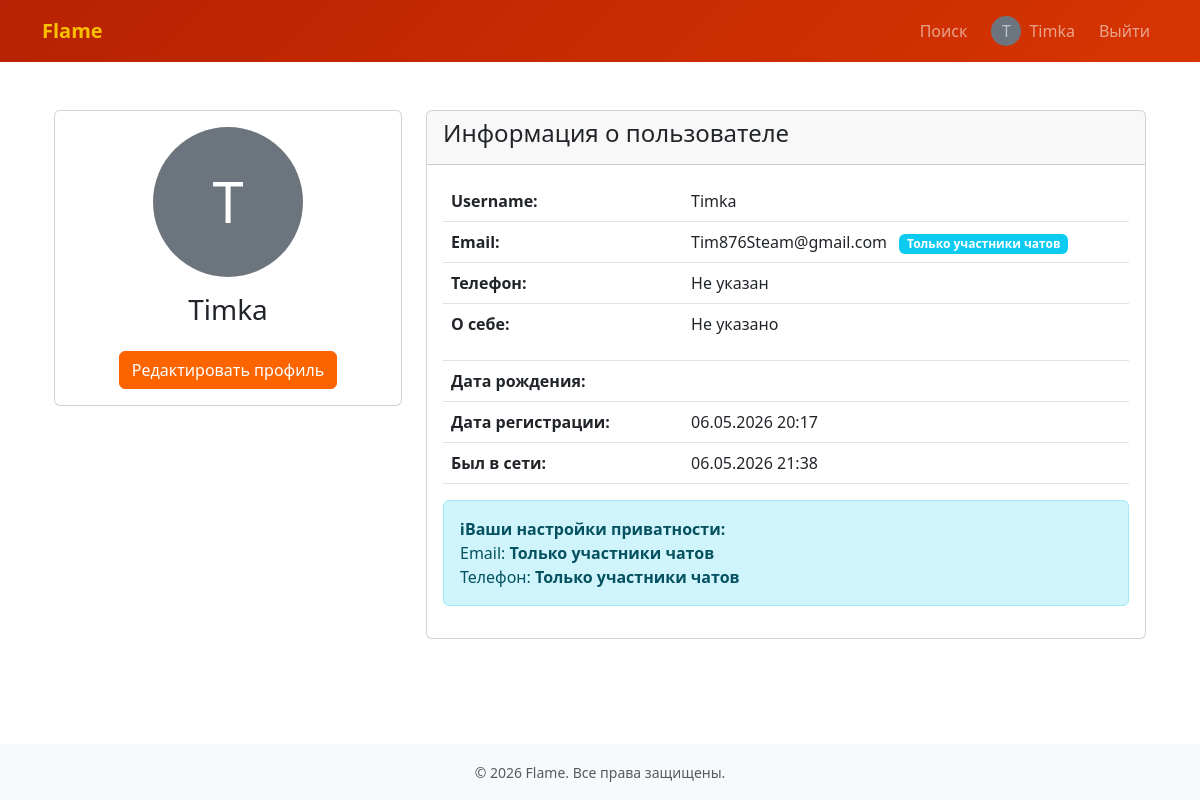
The app's page /profile/ (signed in), older data.
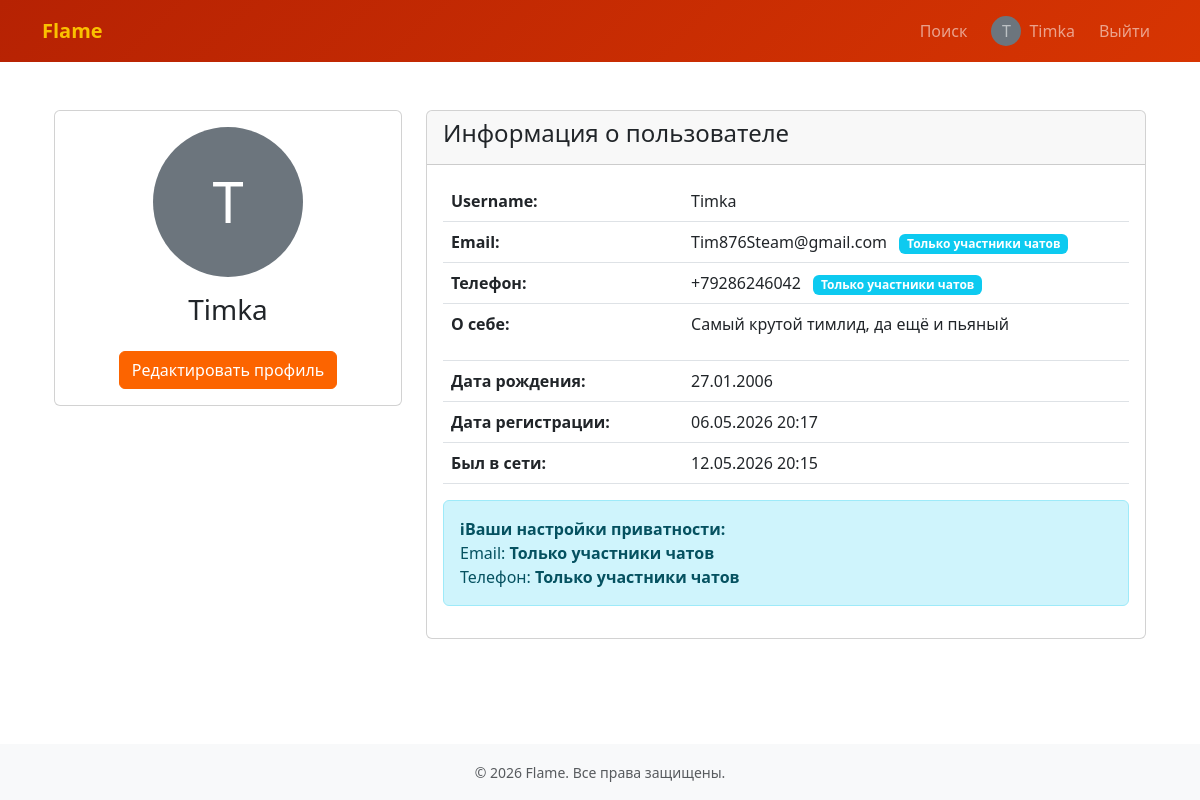
The same page, newer data.
### users/models.py (models this page shows, shortened)
class CustomUser(AbstractUser):
    email = models.EmailField(unique=True, verbose_name='Email')
    phone_regex = RegexValidator(
        regex=r'^\+?7?\d{10}$',
        message="Телефон в формате: +7XXXXXXXXXX (10 цифр)"
    )
    phone = models.CharField(
        max_length=20,
        blank=True,
        null=True,
        verbose_name='Телефон'
    )
    birth_date = models.DateField(blank=True, null=True, verbose_name='Дата рождения')
    bio = models.TextField(blank=True, null=True, verbose_name='О себе')
    avatar = models.ImageField(
        upload_to='avatars/',
        blank=True,
        null=True,
        verbose_name='Аватар'
    )
    last_online = models.DateTimeField(auto_now=True, verbose_name='Был в сети')
    PRIVACY_CHOICES = [
        ('everyone', 'Все пользователи'),
        ('members_only', 'Только участники чатов'),
        ('no_one', 'Никто (кроме администраторов)'),
    ]
    email_privacy = models.CharField(
        max_length=20,
        choices=PRIVACY_CHOICES,
        default='members_only',
        verbose_name='Кто видит email'
    )
    phone_privacy = models.CharField(
        max_length=20,
        choices=PRIVACY_CHOICES,
        default='members_only',
        verbose_name='Кто видит телефон'
    )
    USERNAME_FIELD = 'username'
    REQUIRED_FIELDS = ['email']
    def can_see_email(self, viewer):
        if viewer == self or viewer.is_superuser or viewer.is_staff:
            return True
    def can_see_phone(self, viewer):
        if viewer == self or viewer.is_superuser or viewer.is_staff:
            return True

### users/views.py (the view)
# urls.py: path('profile/', profile_view, name='profile'),
@login_required
def profile_view(request, username=None):
    if username:
        user = get_object_or_404(CustomUser, username=username)
    else:
        user = request.user
    user.can_see_email_flag = user.can_see_email(request.user)
    user.can_see_phone_flag = user.can_see_phone(request.user)
    return render(request, 'users/profile.html', {'user': user})

### templates/users/profile.html (shortened to what the changed rows need)
{% extends 'base.html' %}
{% load static %}
{% block content %}
<div class="container py-4">
    <div class="row">
        <div class="col-md-4">
            <div class="card">
                <div class="card-body text-center">
                    {% if user.avatar %}
                        <img src="{{ user.avatar.url }}" alt="Аватар" class="rounded-circle img-fluid mb-3" style="width: 150px; height: 150px; object-fit: cover;">
                    {% else %}
                        <div class="rounded-circle bg-secondary d-flex align-items-center justify-content-center mx-auto mb-3" style="width: 150px; height: 150px;">
                            <span class="text-white display-4">{{ user.username|first|upper }}</span>
                        </div>
                    {% endif %}
                    <h3>{{ user.username }}</h3>
                    {% if request.user == user %}
                        <a href="{% url 'users:profile_edit' %}" class="btn btn-primary mt-3">Редактировать профиль</a>
                    {% else %}
                        <a href="{% url 'chat:create_direct' user.id %}" class="btn btn-primary mt-3">Написать сообщение</a>
                    {% endif %}
                </div>
            </div>
        </div>
        <div class="col-md-8">
            <div class="card">
                <div class="card-body">
                    <table class="table">
                        <tr>
                            <th style="width: 35%">Username:</th>
                            <td>{{ user.username }}</td>
                        </tr>
                        <tr>
                            <th>Email:</th>
                            <td>
                                {% if request.user == user %}
                                    {{ user.email }}
                                    {% if user.email_privacy != 'everyone' %}
                                        <span class="badge bg-info ms-2">
                                            {% if user.email_privacy == 'members_only' %}
                                                Только участники чатов
                                            {% else %}
                                                Скрыто
                                            {% endif %}
                                        </span>
                                    {% endif %}
                                {% endif %}
                            </td>
                        </tr>
                        <tr>
                            <th>Телефон:</th>
                            <td>
                                {% if request.user == user %}
                                    {{ user.phone|default:"Не указан" }}
                                    {% if user.phone_privacy != 'everyone' and user.phone %}
                                        <span class="badge bg-info ms-2">
                                            {% if user.phone_privacy == 'members_only' %}
                                                Только участники чатов
                                            {% else %}
                                                Скрыто
                                            {% endif %}
                                        </span>
                                    {% endif %}
                                {% endif %}
                            </td>
                        </tr>
                        <tr>
                            <th>О себе:</th>
                            <td>{{ user.bio|default:"Не указано"|linebreaks }}</td>
                        </tr>
                        <tr>
                            <th>Дата рождения:</th>
                            <td>{{ user.birth_date|default:"Не указана"|date:"d.m.Y" }}</td>
                        </tr>
                        <tr>
                            <th>Дата регистрации:</th>
                            <td>{{ user.date_joined|date:"d.m.Y H:i" }}</td>
                        </tr>
                        <tr>
                            <th>Был в сети:</th>
                            <td>{{ user.last_online|date:"d.m.Y H:i" }}</td>
                        </tr>
                    </table>
                    {% if request.user == user %}
                        <div class="alert alert-info mt-3">
                            <strong>ℹВаши настройки приватности:</strong><br>
                            Email: <strong>{{ user.get_email_privacy_display }}</strong><br>
                            Телефон: <strong>{{ user.get_phone_privacy_display }}</strong>
                        </div>
                    {% endif %}
                </div>
            </div>
        </div>
    </div>
</div>
{% endblock %}

### templates/base.html (shortened to what this page needs)
<!DOCTYPE html>
<html lang="ru">
<head>
    <link href="https://cdn.jsdelivr.net/npm/bootstrap@5.3.0/dist/css/bootstrap.min.css" rel="stylesheet">
</head>
<body class="d-flex flex-column min-vh-100">
    <nav class="navbar navbar-expand-lg navbar-dark" style="background: linear-gradient(135deg, #B62203 0%, #D73502 100%);">
        <div class="container">
            <a class="navbar-brand" href="{% url 'chat:list' %}">Flame</a>
            <div class="collapse navbar-collapse" id="navbarNav">
                <ul class="navbar-nav ms-auto align-items-center gap-2">
                    {% if user.is_authenticated %}
                        <li class="nav-item">
                            <a class="nav-link" href="{% url 'users:user_search' %}">Поиск</a>
                        </li>
                        <li class="nav-item">
                            <a class="nav-link d-flex align-items-center gap-2" href="{% url 'users:profile' %}">
                                {% if user.avatar %}
                                    <img src="{{ user.avatar.url }}" alt="avatar" style="width: 30px; height: 30px; border-radius: 50%; object-fit: cover;">
                                {% else %}
                                    <span style="display: inline-block; width: 30px; height: 30px; line-height: 30px; text-align: center; background: #6c757d; border-radius: 50%;">{{ user.username|first|upper }}</span>
                                {% endif %}
                                <span>{{ user.username }}</span>
                            </a>
                        </li>
                        <li class="nav-item">
                            <form method="post" action="{% url 'users:logout' %}" class="d-inline">
                                <button type="submit" class="btn btn-link nav-link" style="display: inline-block;">Выйти</button>
                            </form>
                        </li>
                    {% endif %}
                </ul>
            </div>
        </div>
    </nav>
    <main class="flex-grow-1">
        <div class="container mt-4">
            {% block content %}
            {% endblock %}
        </div>
    </main>
    <footer class="bg-light text-center text-muted py-3">
        <div class="container">
            <small>&copy; 2026 Flame. Все права защищены.</small>
        </div>
    </footer>
</body>
</html>

Row changes from the older to the newer data that the page shows:
changed CustomUser "Timka": phone "Не указан" → "+79286246042"; bio "Не указано" → "Самый крутой тимлид, да ещё и пьяный"; birth_date (not shown) → "27.01.2006"; last_online "06.05.2026 21:38" → "12.05.2026 20:15"
Text that changed along with them:
text now shown: "Только участники чатов"
